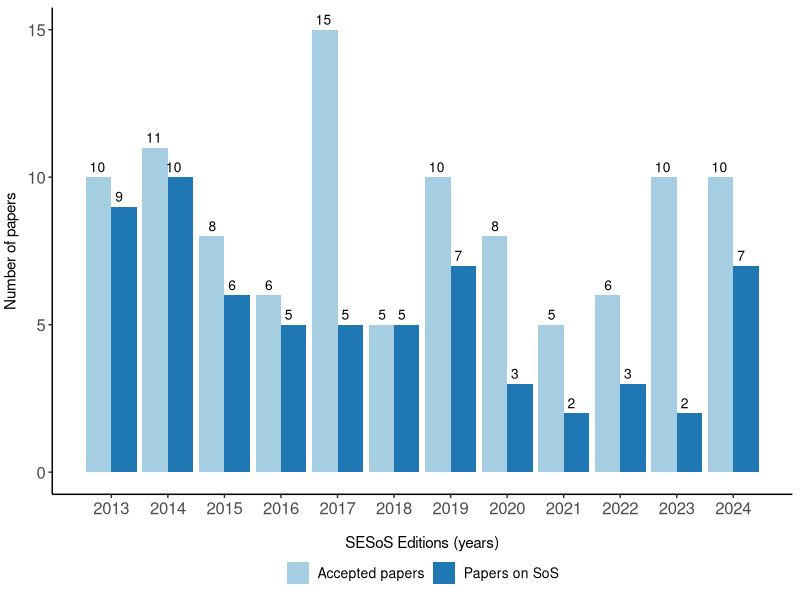
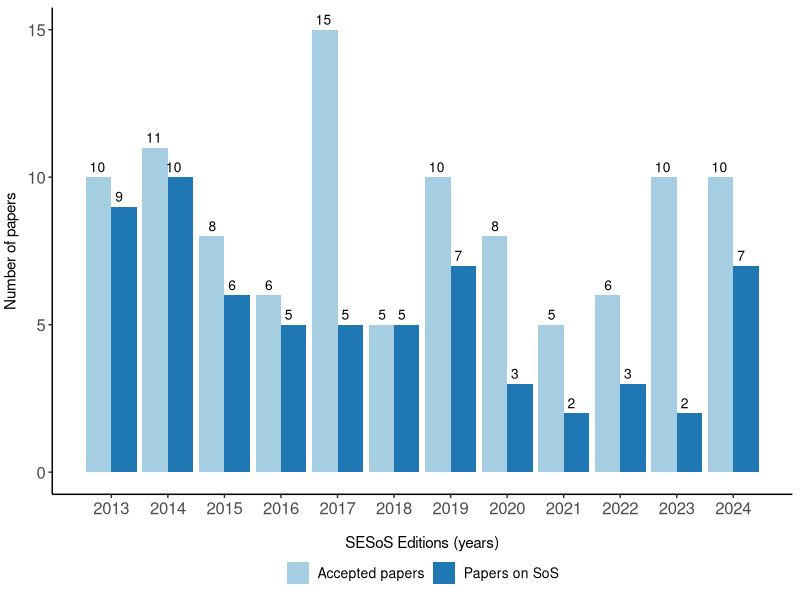

Generate these figures, in order, with R:
setwd(".")

install.packages(c("ggplot2", "RColorBrewer"))

library(ggplot2)
library(RColorBrewer)

# Dataset
years <- seq(2013, 2024)
editions <- rep(2013:2024, each=2)
numpapers <- c(10, 9, 
               11, 10, 
               8, 6, 
               6, 5, 
               15, 5, 
               5, 5, 
               10, 7, 
               8, 3, 
               5, 2, 
               6, 3, 
               10, 2,
               10, 7)
acceptance <- rep(c("Accepted papers" , "Papers on SoS") , length(years))
data <- data.frame(editions, acceptance, numpapers)

average_papers <- mean(data$numpapers[acceptance=="Papers on SoS"])
average_papers

# Bar chart
barchart <- ggplot(data, aes(fill=acceptance, y=numpapers, x=editions)) + labs(x="SESoS Editions (years)", y="Number of papers") + geom_bar(stat="identity", position="dodge") + geom_text(aes(label=numpapers), hjust=0.75, vjust=-0.5, size=3.5, position=position_dodge(width=0.7)) + scale_x_continuous(labels=years, breaks=years) + theme_classic() + theme(legend.position="bottom", legend.title=element_blank(), legend.text=element_text(size=10), axis.title.x=element_text(vjust=-2.5), axis.title.y=element_text(vjust=2.0), axis.text.x=element_text(size=12), axis.text.y=element_text(size=12)) + scale_fill_brewer(palette="Paired")
barchart

# Save to file
ggsave("plots/numpapers.png", plot=barchart, device="png", dpi="print")
